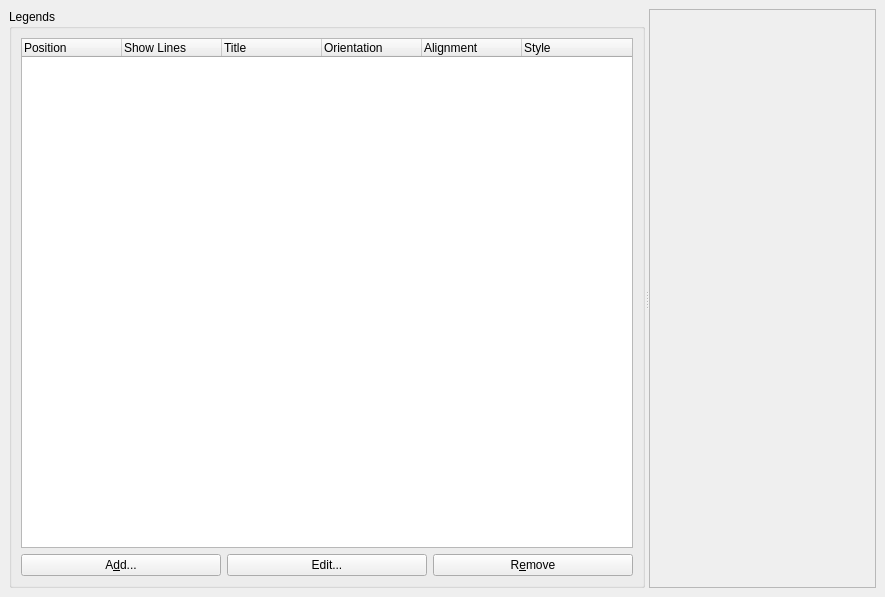
<ui version="4.0" >
 <class>MainWindow</class>
 <widget class="QWidget" name="MainWindow" >
  <property name="geometry" >
   <rect>
    <x>0</x>
    <y>0</y>
    <width>885</width>
    <height>597</height>
   </rect>
  </property>
  <property name="windowTitle" >
   <string>KD Chart 2 example: Legends</string>
  </property>
  <property name="windowIcon" >
   <iconset/>
  </property>
  <layout class="QVBoxLayout" >
   <property name="margin" >
    <number>9</number>
   </property>
   <property name="spacing" >
    <number>6</number>
   </property>
   <item>
    <widget class="QSplitter" name="splitter" >
     <property name="orientation" >
      <enum>Qt::Horizontal</enum>
     </property>
     <widget class="QSplitter" name="splitter2" >
      <property name="orientation" >
       <enum>Qt::Vertical</enum>
      </property>
      <widget class="QGroupBox" name="groupBox_2" >
       <property name="title" >
        <string>Legends</string>
       </property>
       <layout class="QVBoxLayout" >
        <property name="margin" >
         <number>9</number>
        </property>
        <property name="spacing" >
         <number>6</number>
        </property>
        <item>
         <widget class="QTreeWidget" name="legendsTV" >
          <column>
           <property name="text" >
            <string>Position</string>
           </property>
          </column>
          <column>
           <property name="text" >
            <string>Show Lines</string>
           </property>
          </column>
          <column>
           <property name="text" >
            <string>Title</string>
           </property>
          </column>
          <column>
           <property name="text" >
            <string>Orientation</string>
           </property>
          </column>
          <column>
           <property name="text" >
            <string>Alignment</string>
           </property>
          </column>
          <column>
           <property name="text" >
            <string>Style</string>
           </property>
          </column>
         </widget>
        </item>
        <item>
         <layout class="QHBoxLayout" >
          <property name="margin" >
           <number>0</number>
          </property>
          <property name="spacing" >
           <number>6</number>
          </property>
          <item>
           <widget class="QPushButton" name="addLegendPB" >
            <property name="text" >
             <string>A&amp;dd...</string>
            </property>
           </widget>
          </item>
          <item>
           <widget class="QPushButton" name="editLegendPB" >
            <property name="text" >
             <string>Edit...</string>
            </property>
           </widget>
          </item>
          <item>
           <widget class="QPushButton" name="removeLegendPB" >
            <property name="text" >
             <string>R&amp;emove</string>
            </property>
           </widget>
          </item>
         </layout>
        </item>
       </layout>
      </widget>
     </widget>
     <widget class="QFrame" name="chartFrame" >
      <property name="frameShape" >
       <enum>QFrame::StyledPanel</enum>
      </property>
      <property name="frameShadow" >
       <enum>QFrame::Raised</enum>
      </property>
     </widget>
    </widget>
   </item>
  </layout>
 </widget>
 <resources>
  <include location="../HeaderFooter/BarChart" />
 </resources>
 <connections/>
</ui>
